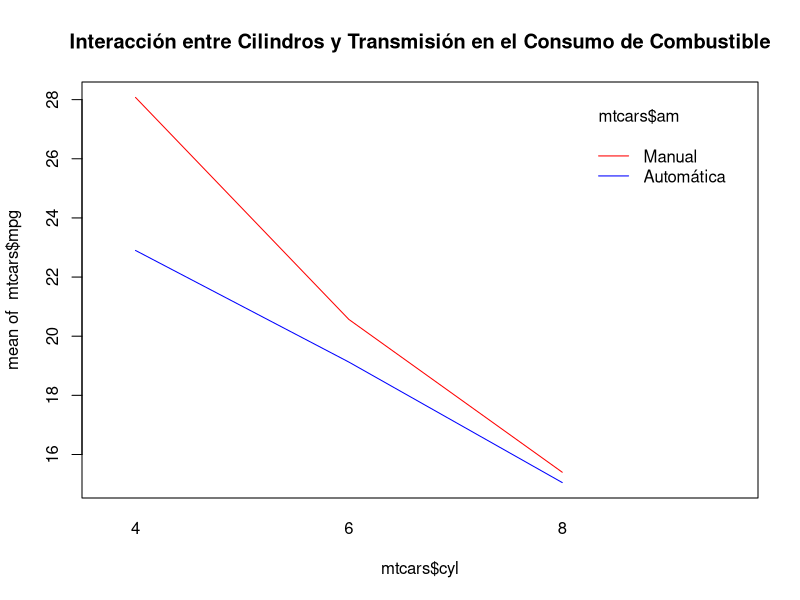
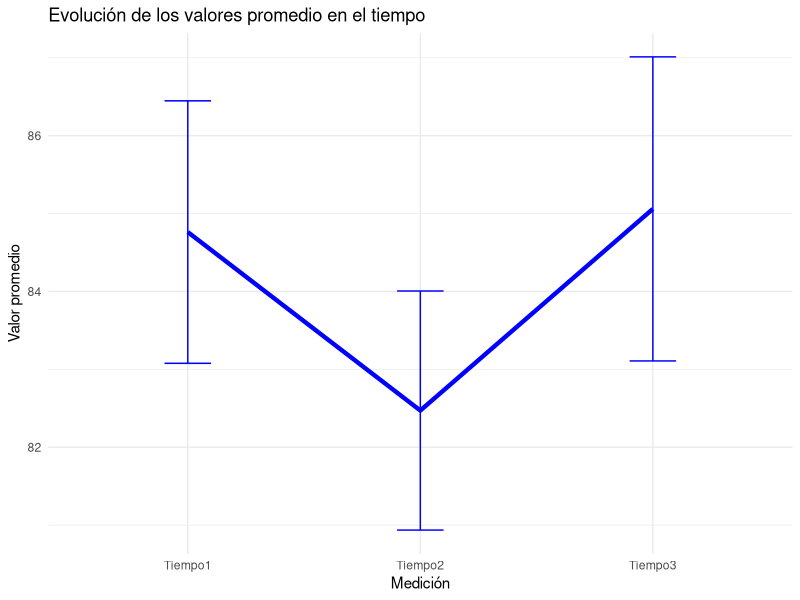

Reproduce these figures in R, in order.
## ---- chunk 1
# Cargar la base de datos mtcars
data(mtcars)
# Convertir la variable cyl a factor
mtcars$cyl <- factor(mtcars$cyl)
## ---- chunk 2
# Realizar el ANOVA de una vía
anova_unavia <- aov(mpg ~ cyl, data = mtcars)

# Mostrar el resumen del ANOVA
summary(anova_unavia)
## ---- chunk 3
# Realizar la prueba de Levene para verificar homogeneidad de varianzas
library(car)
leveneTest(mpg ~ cyl, data = mtcars)
## ---- chunk 4
# Realizar prueba post hoc de Tukey
TukeyHSD(anova_unavia)
## ---- chunk 5
# Convertir 'am' a factor (transmisión)
mtcars$am <- factor(mtcars$am, labels = c("Automática", "Manual"))
## ---- chunk 6
# Realizar el ANOVA de dos vías
anova_dosvias <- aov(mpg ~ cyl * am, data = mtcars)

# Mostrar el resumen del ANOVA
summary(anova_dosvias)
## ---- chunk 7
# Crear una gráfica de interacción
interaction.plot(mtcars$cyl, mtcars$am, mtcars$mpg, 
                 col = c("blue", "red"), 
                 lty = 1, 
                 main = "Interacción entre Cilindros y Transmisión en el Consumo de Combustible")
## ---- chunk 8
# Simular datos de tres mediciones en 10 sujetos
set.seed(123)
sujetos <- factor(rep(1:10, each = 3))
medicion <- factor(rep(c("Tiempo1", "Tiempo2", "Tiempo3"), times = 10))
valor <- rnorm(30, mean = rep(c(80, 85, 88), each = 10), sd = 5)

# Crear un data.frame
df_repetidas <- data.frame(sujetos, medicion, valor)

# Visualizar las primeras filas
head(df_repetidas)
## ---- chunk 9
# Realizar ANOVA de medidas repetidas
anova_medidas_repetidas <- aov(valor ~ medicion + Error(sujetos/medicion), data = df_repetidas)

# Mostrar el resumen del ANOVA
summary(anova_medidas_repetidas)
## ---- chunk 10
library(ggplot2)
# Gráfico mejorado de medias por tiempo
ggplot(df_repetidas, aes(x = medicion, y = valor, group = 1)) +
  stat_summary(fun = mean, geom = "line", color = "blue", size = 1.5) +
  stat_summary(fun.data = mean_se, geom = "errorbar", width = 0.2, color = "blue") +
  labs(title = "Evolución de los valores promedio en el tiempo", x = "Medición", y = "Valor promedio") +
  theme_minimal()
## ---- chunk 11
# Realizar ANOVA de una vía con iris
anova_iris <- aov(Sepal.Length ~ Species, data = iris)

# Mostrar el resumen del ANOVA
summary(anova_iris)
## ---- chunk 12
# Categorizar la longitud del sépalo
iris$SepalCat <- ifelse(iris$Sepal.Length > median(iris$Sepal.Length), "Alta", "Baja")

# Realizar ANOVA de dos vías
anova_dosvias_iris <- aov(Petal.Width ~ Species * SepalCat, data = iris)

# Mostrar el resumen del ANOVA
summary(anova_dosvias_iris)
## ---- chunk 13
# Simular datos
set.seed(123)
sujetos <- factor(rep(1:5, each = 4))
medicion <- factor(rep(c("Pre", "Post1", "Post2", "Post3"), times = 5))
valor <- rnorm(20, mean = rep(c(80, 85, 88, 90), each = 5), sd = 3)

# Crear el data.frame
df_pareadas <- data.frame(sujetos, medicion, valor)

# Realizar ANOVA de medidas repetidas
anova_pareadas <- aov(valor ~ medicion + Error(sujetos/medicion), data = df_pareadas)

# Mostrar el resumen del ANOVA
summary(anova_pareadas)
